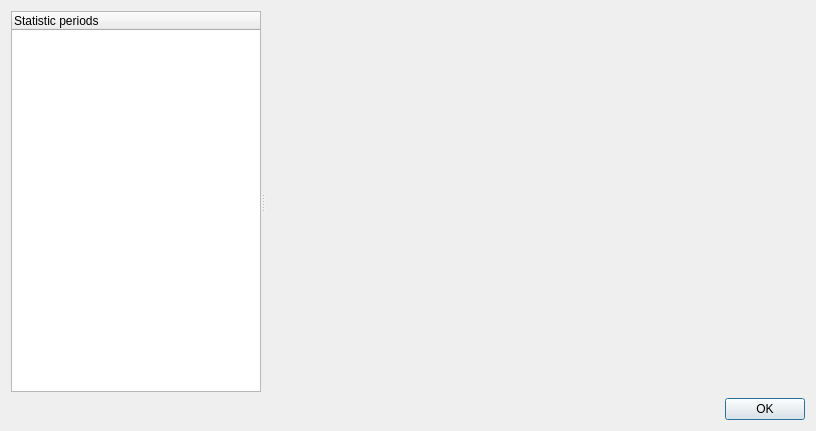
<?xml version="1.0" encoding="UTF-8"?>
<ui version="4.0">
 <class>StatisticDialog</class>
 <widget class="QDialog" name="StatisticDialog">
  <property name="geometry">
   <rect>
    <x>0</x>
    <y>0</y>
    <width>816</width>
    <height>431</height>
   </rect>
  </property>
  <property name="windowTitle">
   <string>Statistics</string>
  </property>
  <property name="windowIcon">
   <iconset resource="../resources/resource.qrc">
    <normaloff>:/kwallet.png</normaloff>:/kwallet.png</iconset>
  </property>
  <layout class="QGridLayout" name="gridLayout">
   <item row="1" column="1">
    <widget class="QDialogButtonBox" name="_buttons">
     <property name="orientation">
      <enum>Qt::Horizontal</enum>
     </property>
     <property name="standardButtons">
      <set>QDialogButtonBox::Ok</set>
     </property>
    </widget>
   </item>
   <item row="0" column="1">
    <widget class="QSplitter" name="splitter">
     <property name="orientation">
      <enum>Qt::Horizontal</enum>
     </property>
     <widget class="QTreeWidget" name="_periods">
      <property name="minimumSize">
       <size>
        <width>50</width>
        <height>0</height>
       </size>
      </property>
      <property name="maximumSize">
       <size>
        <width>250</width>
        <height>16777215</height>
       </size>
      </property>
      <column>
       <property name="text">
        <string>Statistic periods</string>
       </property>
      </column>
     </widget>
     <widget class="QCustomPlot" name="_graphic" native="true"/>
    </widget>
   </item>
  </layout>
 </widget>
 <customwidgets>
  <customwidget>
   <class>QCustomPlot</class>
   <extends>QWidget</extends>
   <header>qcustomplot.h</header>
   <container>1</container>
  </customwidget>
 </customwidgets>
 <resources>
  <include location="../resources/resource.qrc"/>
 </resources>
 <connections>
  <connection>
   <sender>_buttons</sender>
   <signal>accepted()</signal>
   <receiver>StatisticDialog</receiver>
   <slot>accept()</slot>
   <hints>
    <hint type="sourcelabel">
     <x>248</x>
     <y>254</y>
    </hint>
    <hint type="destinationlabel">
     <x>157</x>
     <y>274</y>
    </hint>
   </hints>
  </connection>
  <connection>
   <sender>_buttons</sender>
   <signal>rejected()</signal>
   <receiver>StatisticDialog</receiver>
   <slot>reject()</slot>
   <hints>
    <hint type="sourcelabel">
     <x>316</x>
     <y>260</y>
    </hint>
    <hint type="destinationlabel">
     <x>286</x>
     <y>274</y>
    </hint>
   </hints>
  </connection>
 </connections>
</ui>
